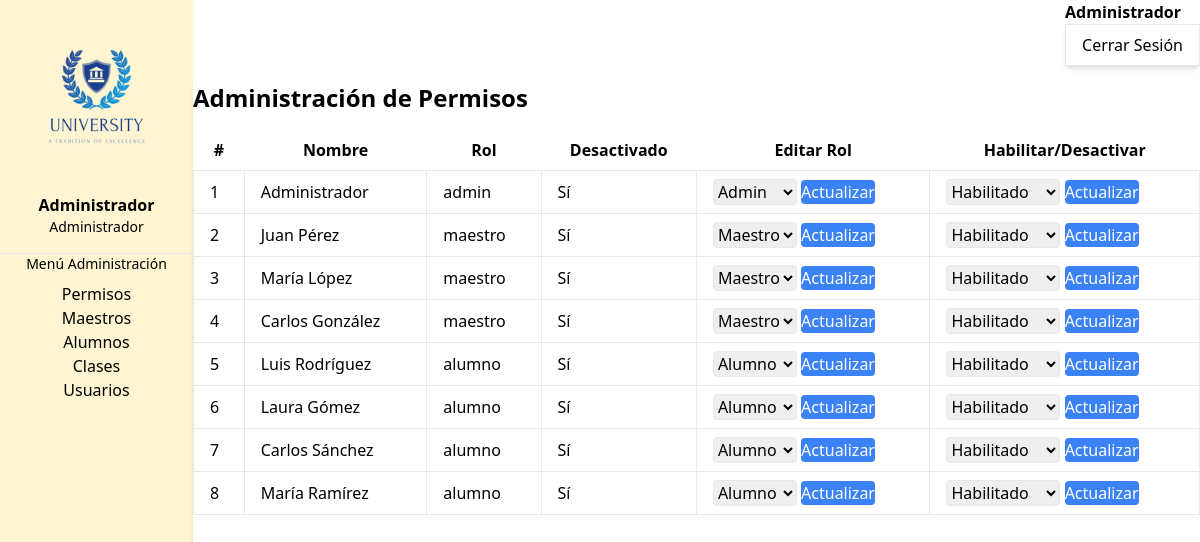
Before: /permisos.php (signed in) with the older database file.
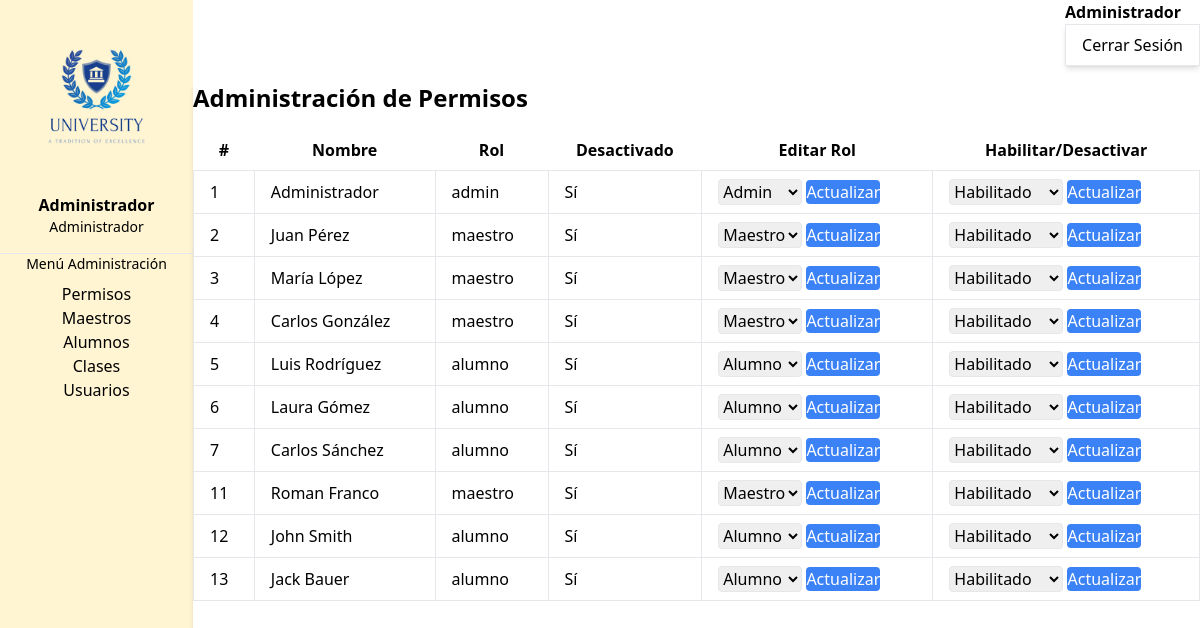
After: the same page with the newer database file.
### tables this page shows
CREATE TABLE `usuarios` (
  `id` int(11) NOT NULL,
  `nombre` varchar(255) NOT NULL,
  `email` varchar(255) NOT NULL,
  `password` varchar(255) NOT NULL,
  `rol` enum('admin','maestro','alumno') NOT NULL,
  `habilitado` tinyint(4) NOT NULL DEFAULT 1
);

### permisos.php (the view, shortened to what the changed rows need)
<?php
   $servername = "localhost";
    $username = "id21126023_admin";
    $password = "Roman18*";
    $dbname = "id21126023_universidad";
$conn = new mysqli($servername, $username, $password, $dbname);
$sql = "SELECT id, nombre, rol, habilitado FROM usuarios";
$result = $conn->query($sql);
?>
<!DOCTYPE html>
<html>
<head>
    <link href="/dist/output.css" rel="stylesheet">
</head>
<body class="bg-white flex">
    <div class="flex-grow py-4 px-6 w-full">
        <div class="bg-white p-4 rounded shadow-md h-screen">
            <h2 class="text-2xl font-semibold mb-4">Administración de Permisos</h2>
            <table class="w-full">
                <thead>
                    <tr>
                        <th class="px-4 py-2">#</th>
                        <th class="px-4 py-2">Nombre</th>
                        <th class="px-4 py-2">Rol</th>
                        <th class="px-4 py-2">Desactivado</th>
                        <th class="px-4 py-2">Editar Rol</th>
                        <th class="px-4 py-2">Habilitar/Desactivar</th>
                    </tr>
                </thead>
                <tbody>
                    <?php
                    if ($result->num_rows > 0) {
                        while ($row = $result->fetch_assoc()) {
                            echo '<tr>';
                            echo '<td class="border px-4 py-2">' . $row['id'] . '</td>';
                            echo '<td class="border px-4 py-2">' . $row['nombre'] . '</td>';
                            echo '<td class="border px-4 py-2">' . $row['rol'] . '</td>';
                            echo '<td class="border px-4 py-2">' . ($row['habilitado'] ? 'Sí' : 'No') . '</td>';
                            echo '<td class="border px-4 py-2">
                                <form action="permisos.php" method="post">
                                    <input type="hidden" name="user_id" value="' . $row['id'] . '">
                                    <select name="new_role" class="border rounded px-2 py-1">';
                                    foreach (['admin', 'maestro', 'alumno'] as $role) {
                                        echo '<option value="' . $role . '" ' . ($role === $row['rol'] ? 'selected' : '') . '>' . ucfirst($role) . '</option>';
                                    }
                            echo '</select>
                                <button type="submit" class="bg-blue-500 text-white px-2 py-1 rounded ml-2">Actualizar</button>
                                </form>
                            </td>';
                            echo '<td class="border px-4 py-2">
                                <form action="permisos.php" method="post">
                                    <input type="hidden" name="user_id" value="' . $row['id'] . '">
                                    <select name="habilitado" class="border rounded px-2 py-1">
                                        <option value="1" ' . ($row['habilitado'] ? 'selected' : '') . '>Habilitado</option>
                                        <option value="0" ' . (!$row['habilitado'] ? 'selected' : '') . '>Desactivado</option>
                                    </select>
                                    <button type="submit" class="bg-blue-500 text-white px-2 py-1 rounded ml-2">Actualizar</button>
                                </form>
                            </td>';
                            echo '</tr>';
                        }
                    }
                    ?>
                </tbody>
            </table>
        </div>
    </div>
</body>
</html>

Changed rows visible on the page:
removed usuarios: id "8", nombre "María Ramírez", rol "alumno", shows "Sí", new_role "Alumno", habilitado "Habilitado"
added usuarios: id "11", nombre "Roman Franco", rol "maestro", shows "Sí", new_role "Maestro", habilitado "Habilitado"
added usuarios: id "12", nombre "John Smith", rol "alumno", shows "Sí", new_role "Alumno", habilitado "Habilitado"
added usuarios: id "13", nombre "Jack Bauer", rol "alumno", shows "Sí", new_role "Alumno", habilitado "Habilitado"
